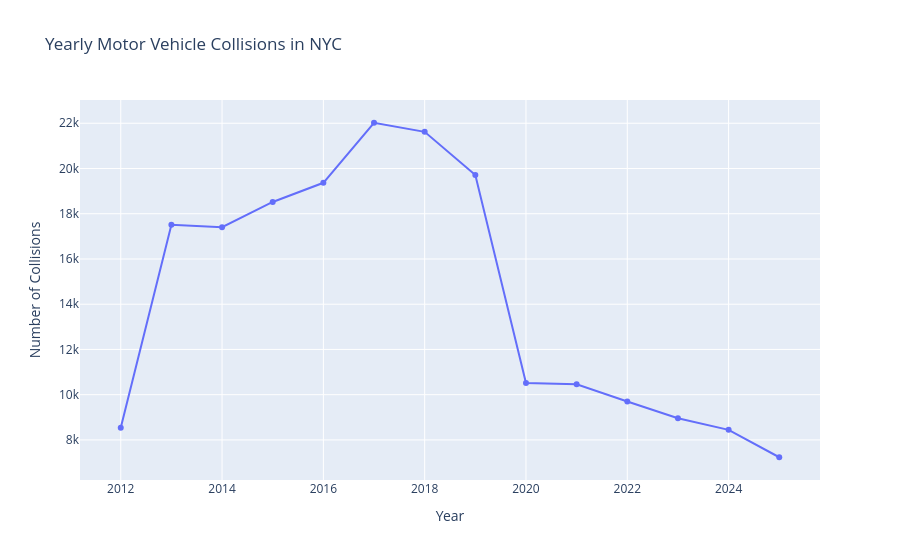

Source (notebook cell):
### Markdown cell above
## 3. Collision per year
Hypothesis: We expect collision counts to decrease in recent years, largely due to NYC safety initiatives, road redesigns, and reduced traffic during pandemic years.

### Code cell
# RQ2: Are motor vehicle collisions increasing or decreasing across recent years?

yearly_counts = (
    df
    .groupby('crash_year')
    .size()
    .reset_index(name='collision_count')
    .sort_values('crash_year')
)

fig_yearly = px.line(
    yearly_counts,
    x='crash_year',
    y='collision_count',
    markers=True,
    title="Yearly Motor Vehicle Collisions in NYC",
    labels={'crash_year': 'Year', 'collision_count': 'Number of Collisions'}
)
fig_yearly.show()

### Figure 1 — Plotly figure (JSON) as saved in the notebook; plotly's stock layout.template omitted (floating-point values rounded to 4 significant figures)
{"data": [{"hovertemplate": "Year=%{x}<br>Number of Collisions=%{y}<extra></extra>", "legendgroup": "", "line": {"color": "#636efa", "dash": "solid"}, "marker": {"symbol": "circle"}, "mode": "lines+markers", "name": "", "orientation": "v", "showlegend": false, "type": "scatter", "x": [2012, 2013, 2014, 2015, 2016, 2017, 2018, 2019, 2020, 2021, 2022, 2023, 2024, 2025], "xaxis": "x", "y": [8537, 17512, 17404, 18521, 19367, 22022, 21620, 19709, 10517, 10457, 9698, 8957, 8445, 7234], "yaxis": "y"}], "layout": {"legend": {"tracegroupgap": 0}, "title": {"text": "Yearly Motor Vehicle Collisions in NYC"}, "xaxis": {"anchor": "y", "domain": [0, 1], "title": {"text": "Year"}}, "yaxis": {"anchor": "x", "domain": [0, 1], "title": {"text": "Number of Collisions"}}}}
